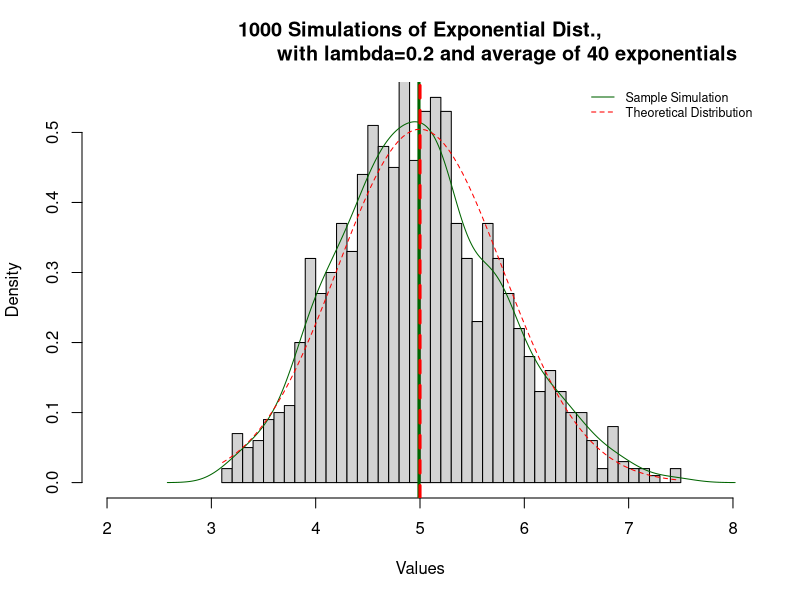
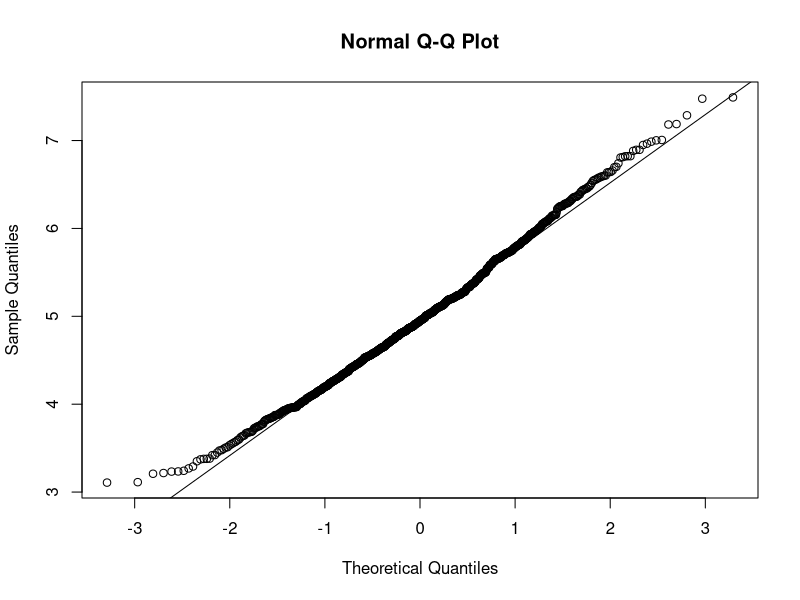
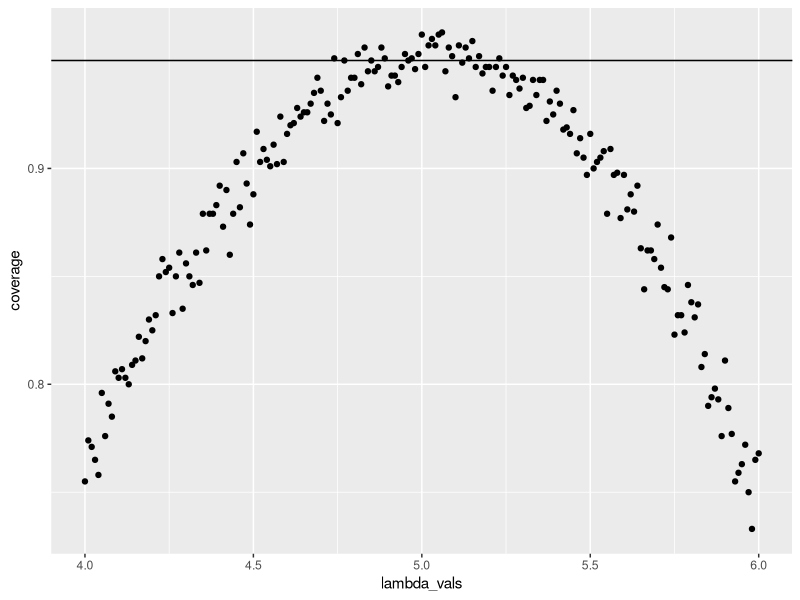

R code for these plots, in order:
## ---- chunk 1
set.seed(1)
lambda <- .2
n <- 40
no_sim <- 1000
mns <- NULL
sds <- NULL
for(i in 1: no_sim){
        values <- rexp(n, lambda)
        mns <- c(mns, mean(values))
        sds <- c(sds, sd(values))
}
myhist <- hist(mns , freq = FALSE, xlim = c(2, 8), ylim = c(0, .55), 
               breaks = 50, prob = TRUE, 
               main = paste( no_sim,"Simulations of Exponential Dist.,
                             with lambda=0.2 and average of 40 exponentials"),
               xlab = c("Values"))
mu <- mean(mns)
lines(density(mns), col = "darkgreen", lty = 1)
abline(v = mu , col = "darkgreen", lwd = 3, lty = 1)

abline(v = 1/lambda, col = "red", lwd =3, lty = 2)
x <- seq(min(mns), max(mns), length = 100)
y <- dnorm(x, mean = 1/lambda, sd = (1/lambda/sqrt(n)))
lines(x, y, pch=22, col="red", lty=2)
legend('topright', c("Sample Simulation", "Theoretical Distribution"),
       lty =c(1,2), col = c("darkgreen", "red"), bty = 'n', cex = .75)
    
## ---- chunk 2
qqnorm(mns)
qqline(mns)
## ---- chunk 3
lambda_vals <- seq(4, 6, by=0.01)
n <- 40
no_sim <- 1000
coverage <- sapply(lambda_vals, function(lamb) {
    mu_hats <- rowMeans(matrix(rexp(n*no_sim, rate=0.2),
                               no_sim, n))
    ll <- mu_hats - qnorm(0.975) * sqrt(1/lambda^2/n)
    ul <- mu_hats + qnorm(0.975) * sqrt(1/lambda^2/n)
    mean(ll < lamb & ul > lamb)
})

library(ggplot2)
qplot(lambda_vals, coverage) + geom_hline(yintercept=0.95)
